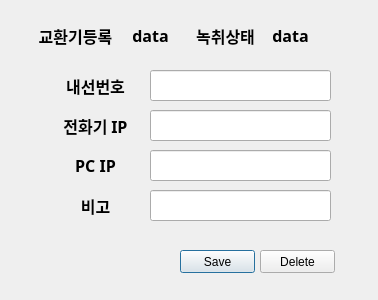
<?xml version="1.0" encoding="UTF-8"?>
<ui version="4.0">
 <class>Dialog</class>
 <widget class="QDialog" name="Dialog">
  <property name="geometry">
   <rect>
    <x>0</x>
    <y>0</y>
    <width>378</width>
    <height>300</height>
   </rect>
  </property>
  <property name="windowTitle">
   <string>Dialog</string>
  </property>
  <widget class="QLabel" name="label">
   <property name="geometry">
    <rect>
     <x>50</x>
     <y>70</y>
     <width>91</width>
     <height>31</height>
    </rect>
   </property>
   <property name="font">
    <font>
     <family>맑은 고딕</family>
     <pointsize>12</pointsize>
     <weight>75</weight>
     <bold>true</bold>
    </font>
   </property>
   <property name="text">
    <string>내선번호</string>
   </property>
   <property name="alignment">
    <set>Qt::AlignCenter</set>
   </property>
  </widget>
  <widget class="QLabel" name="label_2">
   <property name="geometry">
    <rect>
     <x>50</x>
     <y>110</y>
     <width>91</width>
     <height>31</height>
    </rect>
   </property>
   <property name="font">
    <font>
     <family>맑은 고딕</family>
     <pointsize>12</pointsize>
     <weight>75</weight>
     <bold>true</bold>
    </font>
   </property>
   <property name="text">
    <string>전화기 IP</string>
   </property>
   <property name="alignment">
    <set>Qt::AlignCenter</set>
   </property>
  </widget>
  <widget class="QLabel" name="label_3">
   <property name="geometry">
    <rect>
     <x>50</x>
     <y>150</y>
     <width>91</width>
     <height>31</height>
    </rect>
   </property>
   <property name="font">
    <font>
     <family>맑은 고딕</family>
     <pointsize>12</pointsize>
     <weight>75</weight>
     <bold>true</bold>
    </font>
   </property>
   <property name="text">
    <string>PC IP</string>
   </property>
   <property name="alignment">
    <set>Qt::AlignCenter</set>
   </property>
  </widget>
  <widget class="QLabel" name="label_4">
   <property name="geometry">
    <rect>
     <x>50</x>
     <y>190</y>
     <width>91</width>
     <height>31</height>
    </rect>
   </property>
   <property name="font">
    <font>
     <family>맑은 고딕</family>
     <pointsize>12</pointsize>
     <weight>75</weight>
     <bold>true</bold>
    </font>
   </property>
   <property name="text">
    <string>비고</string>
   </property>
   <property name="alignment">
    <set>Qt::AlignCenter</set>
   </property>
  </widget>
  <widget class="QLineEdit" name="DN_LineEdit">
   <property name="geometry">
    <rect>
     <x>150</x>
     <y>70</y>
     <width>181</width>
     <height>31</height>
    </rect>
   </property>
  </widget>
  <widget class="QLineEdit" name="PHONEIP_LineEdit">
   <property name="geometry">
    <rect>
     <x>150</x>
     <y>110</y>
     <width>181</width>
     <height>31</height>
    </rect>
   </property>
  </widget>
  <widget class="QLineEdit" name="PCIP_LineEdit">
   <property name="geometry">
    <rect>
     <x>150</x>
     <y>150</y>
     <width>181</width>
     <height>31</height>
    </rect>
   </property>
  </widget>
  <widget class="QLineEdit" name="ETC_LineEdit">
   <property name="geometry">
    <rect>
     <x>150</x>
     <y>190</y>
     <width>181</width>
     <height>31</height>
    </rect>
   </property>
  </widget>
  <widget class="QPushButton" name="saveButton">
   <property name="geometry">
    <rect>
     <x>180</x>
     <y>250</y>
     <width>75</width>
     <height>23</height>
    </rect>
   </property>
   <property name="text">
    <string>Save</string>
   </property>
  </widget>
  <widget class="QPushButton" name="deleteButton">
   <property name="geometry">
    <rect>
     <x>260</x>
     <y>250</y>
     <width>75</width>
     <height>23</height>
    </rect>
   </property>
   <property name="text">
    <string>Delete</string>
   </property>
  </widget>
  <widget class="QLabel" name="PBX_Title">
   <property name="geometry">
    <rect>
     <x>30</x>
     <y>20</y>
     <width>91</width>
     <height>31</height>
    </rect>
   </property>
   <property name="font">
    <font>
     <family>맑은 고딕</family>
     <pointsize>12</pointsize>
     <weight>75</weight>
     <bold>true</bold>
    </font>
   </property>
   <property name="text">
    <string>교환기등록</string>
   </property>
   <property name="alignment">
    <set>Qt::AlignCenter</set>
   </property>
  </widget>
  <widget class="QLabel" name="PBX_RGB">
   <property name="geometry">
    <rect>
     <x>120</x>
     <y>20</y>
     <width>61</width>
     <height>31</height>
    </rect>
   </property>
   <property name="font">
    <font>
     <family>맑은 고딕</family>
     <pointsize>12</pointsize>
     <weight>75</weight>
     <bold>true</bold>
    </font>
   </property>
   <property name="text">
    <string>data</string>
   </property>
   <property name="alignment">
    <set>Qt::AlignCenter</set>
   </property>
  </widget>
  <widget class="QLabel" name="Record_Title">
   <property name="geometry">
    <rect>
     <x>180</x>
     <y>20</y>
     <width>91</width>
     <height>31</height>
    </rect>
   </property>
   <property name="font">
    <font>
     <family>맑은 고딕</family>
     <pointsize>12</pointsize>
     <weight>75</weight>
     <bold>true</bold>
    </font>
   </property>
   <property name="text">
    <string>녹취상태</string>
   </property>
   <property name="alignment">
    <set>Qt::AlignCenter</set>
   </property>
  </widget>
  <widget class="QLabel" name="REC_RGB">
   <property name="geometry">
    <rect>
     <x>260</x>
     <y>20</y>
     <width>61</width>
     <height>31</height>
    </rect>
   </property>
   <property name="font">
    <font>
     <family>맑은 고딕</family>
     <pointsize>12</pointsize>
     <weight>75</weight>
     <bold>true</bold>
    </font>
   </property>
   <property name="text">
    <string>data</string>
   </property>
   <property name="alignment">
    <set>Qt::AlignCenter</set>
   </property>
  </widget>
 </widget>
 <resources/>
 <connections/>
</ui>
